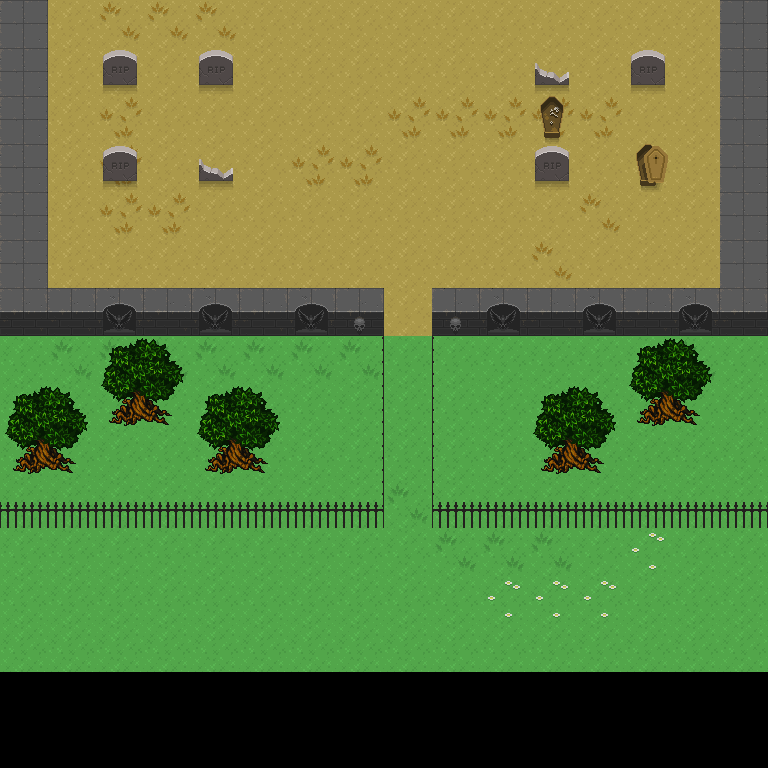

Tiled map render using the project's own tile images. Description and the whole map definition, tile-layer contents included, below:
An orthogonal 16x16 tile map with 48x48 px tiles, 2 tile layers (backgroundLayer, blockLayer), 3 tilesets and 7 objects (4x enemyStart, door, playerStart, npcStart).

<map version="1.0" orientation="orthogonal" renderorder="right-down" width="16" height="16" tilewidth="48" tileheight="48" nextobjectid="12">
 <tileset firstgid="1" name="tiles" tilewidth="48" tileheight="48" tilecount="760" columns="20">
  <image source="oryx_ultimate_fantasy/uf_terrain.png" width="960" height="1824" />
 </tileset>
 <tileset firstgid="761" name="uf_heroes_simple" tilewidth="48" tileheight="48" tilecount="130" columns="10">
  <image source="oryx_ultimate_fantasy/uf_heroes_simple.png" width="480" height="624" />
 </tileset>
 <tileset firstgid="891" name="tree" tilewidth="48" tileheight="48" tilecount="4" columns="2">
  <image source="../images/tree.png" width="96" height="96" />
 </tileset>
 <layer name="backgroundLayer" width="16" height="16">
  <data encoding="csv">
126,146,147,147,147,146,146,146,146,146,146,146,146,146,146,146,
126,146,146,146,146,146,146,146,146,146,146,146,146,146,146,146,
126,146,148,146,146,146,146,146,148,148,148,148,148,146,146,146,
126,146,148,146,146,146,148,148,146,146,146,146,146,146,146,146,
126,146,148,148,146,146,146,146,146,146,146,146,147,146,146,126,
126,146,146,146,146,146,146,146,146,146,146,147,146,146,146,126,
126,126,126,126,126,126,126,126,146,126,126,126,126,126,126,126,
126,127,127,127,127,127,127,127,126,126,126,126,126,126,127,126,
126,126,126,126,126,126,126,126,126,126,126,126,126,126,126,126,
126,126,126,126,126,126,126,126,126,126,126,126,126,126,126,126,
126,126,126,126,126,126,126,126,127,126,126,126,126,126,126,126,
126,126,126,126,126,126,126,126,126,127,127,127,126,128,126,126,
126,126,126,126,126,126,126,126,126,126,128,128,128,126,126,126,
126,126,126,126,126,126,126,126,126,126,126,126,126,126,126,126,
0,0,0,0,0,0,0,0,0,0,0,0,0,0,0,0,
0,0,0,0,0,0,0,0,0,0,0,0,0,0,0,0
</data>
 </layer>
 <layer name="blockLayer" width="16" height="16">
  <data encoding="csv">
262,0,0,0,0,0,0,0,0,0,0,0,0,0,0,262,
262,0,627,0,627,0,0,0,0,0,0,628,0,627,0,262,
262,0,0,0,0,0,0,0,0,0,0,632,0,0,0,262,
262,0,627,0,628,0,0,0,0,0,0,627,0,631,0,262,
262,0,0,0,0,0,0,0,0,0,0,0,0,0,0,262,
262,0,0,0,0,0,0,0,0,0,0,0,0,0,0,262,
282,282,286,282,286,282,286,287,0,287,286,282,286,282,286,282,
0,0,891,892,0,0,0,375,0,376,0,0,0,891,892,0,
891,892,893,894,891,892,0,375,0,376,0,891,892,893,894,0,
893,894,0,0,893,894,0,375,0,376,0,893,894,0,0,0,
397,397,397,397,397,397,397,398,0,396,397,397,397,397,397,397,
0,0,0,0,0,0,0,0,0,0,0,0,0,0,0,0,
0,0,0,0,0,0,0,0,0,0,0,0,0,0,0,0,
0,0,0,0,0,0,0,0,0,0,0,0,0,0,0,0,
154,154,154,154,154,154,154,154,154,154,154,154,154,154,154,154,
154,154,154,154,154,154,154,154,154,154,154,154,154,154,154,154
</data>
 </layer>
 <objectgroup name="objectLayer">
  <object id="3" type="door" gid="451" x="384" y="338" width="48" height="52">
   <properties>
    <property name="sprite1" value="gate" />
    <property name="sprite2" value="gateopen" />
   </properties>
  </object>
  <object id="5" type="playerStart" gid="429" x="0" y="672" width="48" height="48">
   <properties>
    <property name="sprite" value="player" />
   </properties>
  </object>
  <object id="6" type="enemyStart" gid="626" x="384" y="384" width="48" height="48">
   <properties>
    <property name="sprite" value="cultist" />
   </properties>
  </object>
  <object id="7" type="enemyStart" gid="626" x="288" y="48" width="48" height="48">
   <properties>
    <property name="sprite" value="cultist" />
   </properties>
  </object>
  <object id="8" type="enemyStart" gid="626" x="480" y="144" width="48" height="48">
   <properties>
    <property name="sprite" value="cultist" />
   </properties>
  </object>
  <object id="9" type="npcStart" gid="862" x="96" y="576" width="48" height="48">
   <properties>
    <property name="sprite" value="maiden" />
   </properties>
  </object>
  <object id="11" type="enemyStart" gid="626" x="192" y="144" width="48" height="48">
   <properties>
    <property name="sprite" value="cultist" />
   </properties>
  </object>
 </objectgroup>
</map>
